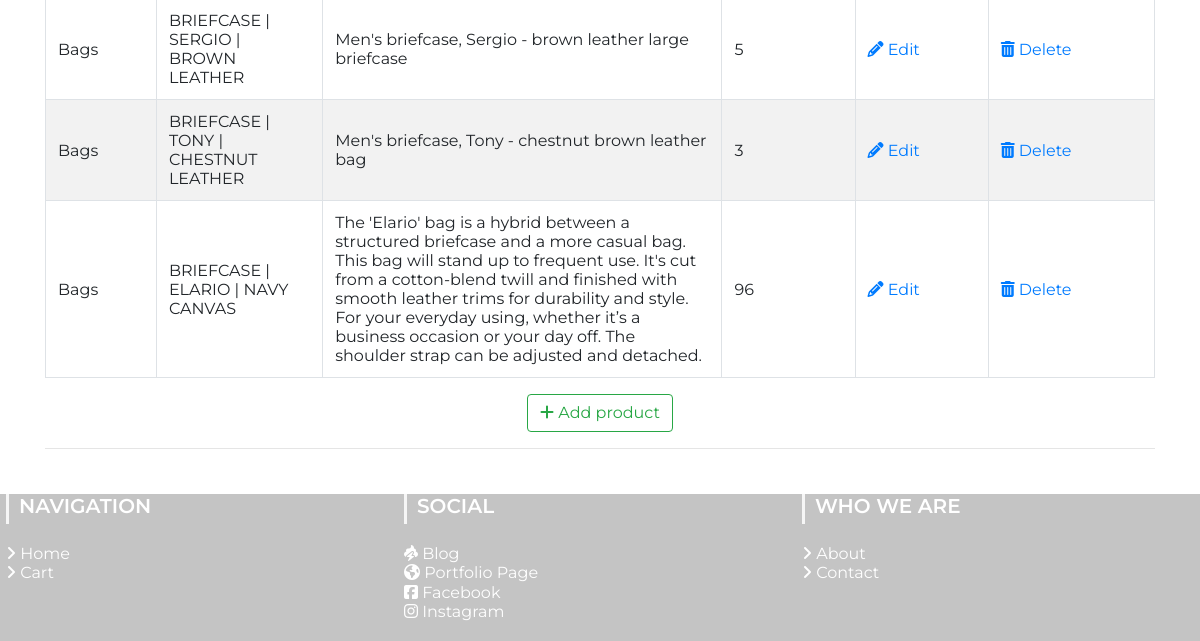
The page /admin/products/ (signed in, lower part) on the database as committed earlier.
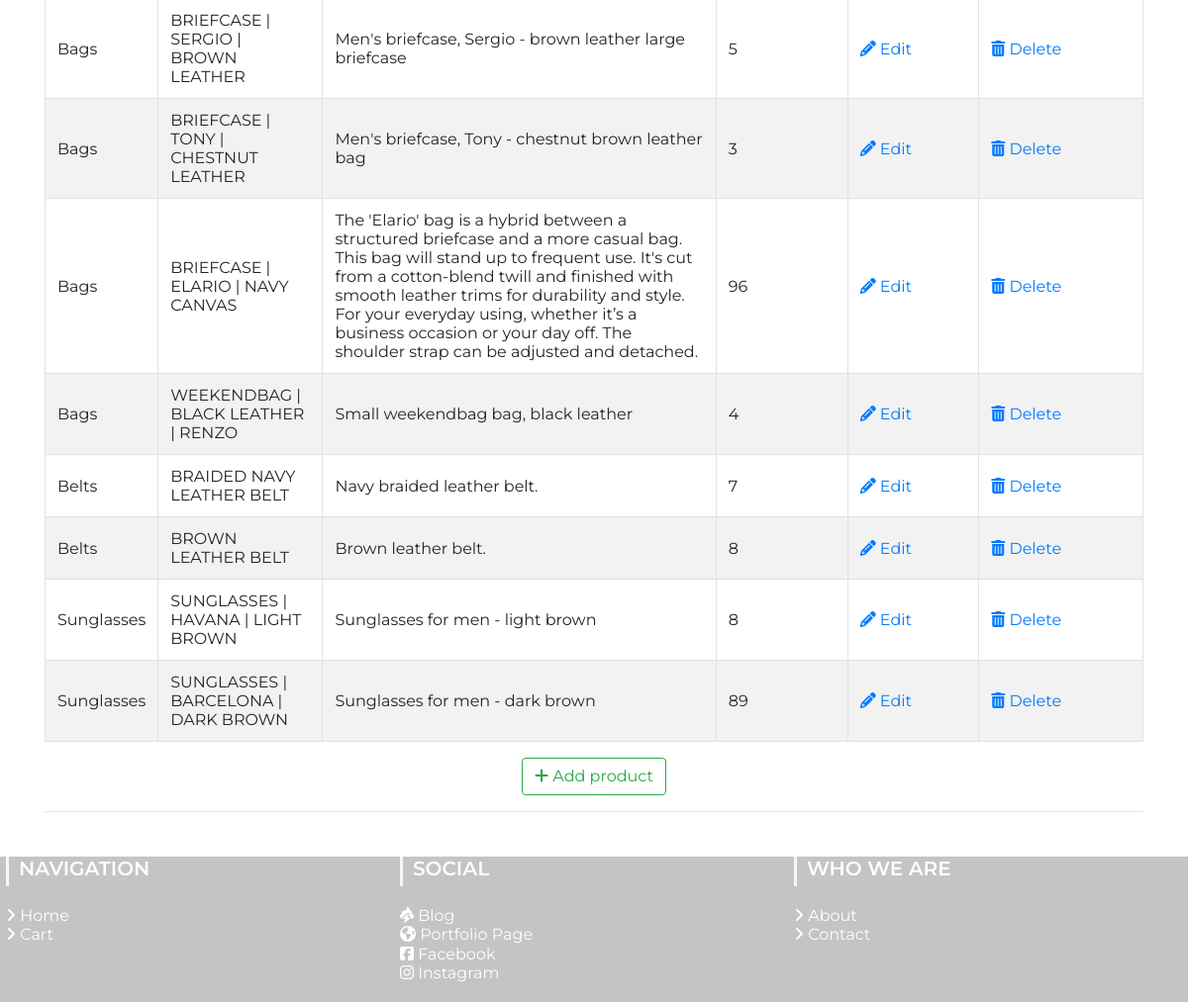
The same page on the database as committed later.
### app/models.py (models this page shows, shortened)
class Products(db.Model):
	__tablename__ = 'product'
	id = db.Column(db.Integer, primary_key=True)
	product_name = db.Column(db.String(100), index=True)
	product_price = db.Column(db.Integer, index=True)
	product_image = db.Column(db.String(120),index=True)
	product_description = db.Column(db.String(200), index=True)
	product_stock = db.Column(db.Integer, index = True)
	product_size = db.Column(db.String(5), index = True)
	categories_id = db.Column(db.Integer, db.ForeignKey('categories.id'))
	order = db.relationship('Order', secondary=association_table, backref='my_orders', lazy='dynamic')

class Categories(db.Model):
	id = db.Column(db.Integer, primary_key=True)
	category_name  = db.Column(db.String(20), index = True)
	category_image = db.Column(db.String(120),index=True)
	product = db.relationship('Products', backref='products_categories')

### app/admin/routes.py (the view)
@admin.route('/products/')
@login_required
def list_products():
	check_admin()
	'''
	list all products
	'''
	products = Products.query.all()
	return render_template('admin/products/products.html', title = 'Products', products = products)

### app/admin/routes.py (called while the page is built)
def check_admin():
	if not current_user.is_admin:
		abort(403)

### app/models.py (called while the page is built)
@login_manager.user_loader
def load_user(id):
    return User.query.get(int(id))

### app/templates/admin/products/products.html (shortened to what this page needs)
{% extends "layout.html" %}
{% block head %}
<head>
</head>
{%endblock head%}
{% block body %}
      <div class="inner">
        <br/>
        <br/>
        {% if products %}
            <table class="table table-striped table-bordered">
              <tbody>
              {% for product in products %}
                <tr>
                  <td>{{ product.products_categories.category_name }} </td>
                  <td> {{ product.product_name }} </td>
                  <td> {{ product.product_description }} </td>
                  <td>
                    {% if product %}
                      {{ product.product_stock }}
                    {% else %}
                      0
                    {% endif %}
                  </td>
                  <td>
                    <a href="{{ url_for('admin.edit_product', id=product.id) }}">
                      <i class="fa fa-pencil"></i> Edit
                    </a>
                  </td>
                  <td>
                    <a href="{{ url_for('admin.delete_product', id=product.id) }}">
                      <i class="fa fa-trash"></i> Delete
                    </a>
                  </td>
                </tr>
              {% endfor %}
              </tbody>
            </table>
          </div>
          <div style="text-align: center">
        {% else %}
          <div style="text-align: center">
            <h3> No Products have been added. </h3>
              <hr class="intro-divider">
        {% endif %}
              <a href="{{ url_for('admin.add_product') }}" class="btn btn-outline-success">
                <i class="fa fa-plus"></i>
                Add product
              </a>
            </div>
            <hr>
          </div>
{% endblock %}

Rows that differ between the two databases and show on the page:
added Products: products_categories.category_name "Bags", product_name "WEEKENDBAG | BLACK LEATHER | RENZO", product_description "Small weekendbag bag, black leather", product_stock "4"
added Products: products_categories.category_name "Belts", product_name "BRAIDED NAVY LEATHER BELT", product_description "Navy braided leather belt.", product_stock "7"
added Products: products_categories.category_name "Belts", product_name "BROWN LEATHER BELT", product_description "Brown leather belt.", product_stock "8"
added Products: products_categories.category_name "Sunglasses", product_name "SUNGLASSES | HAVANA | LIGHT BROWN", product_description "Sunglasses for men - light brown", product_stock "8"
added Products: products_categories.category_name "Sunglasses", product_name "SUNGLASSES | BARCELONA | DARK BROWN", product_description "Sunglasses for men - dark brown", product_stock "89"
